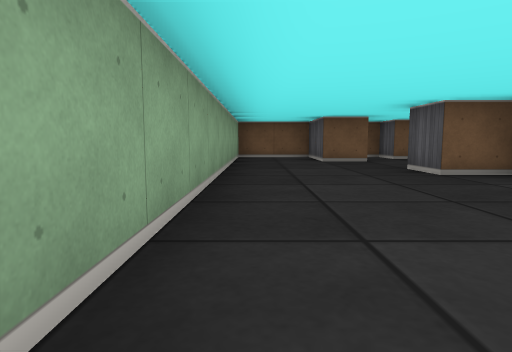
View 1 (above)

15 first-person views from a walk through a cub3D level. The camera is about half as high as the walls, tilts 6° down and sees 75° across. The floor is counted in squares. Each view is taken from the middle of a square. On the plan, view 1 faces up. The plan holds only what a view shows up to about 9 squares ahead; the rest is blank.

View 2
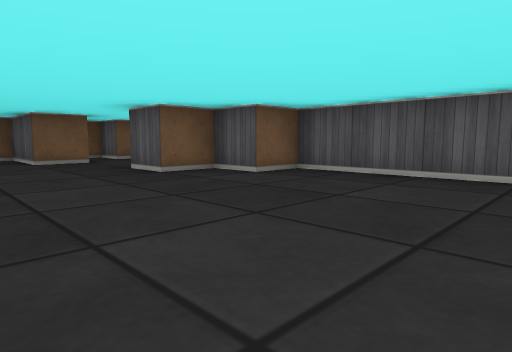

View 3
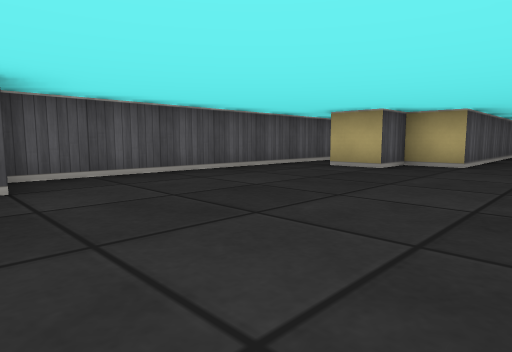

View 4
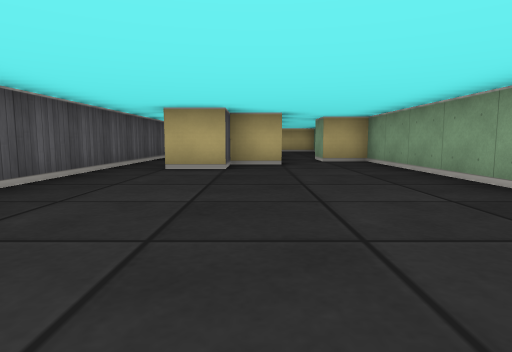

View 5
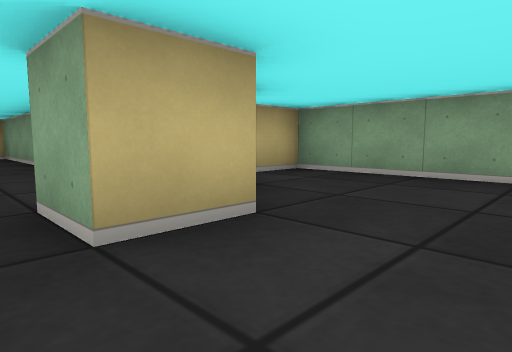

View 6
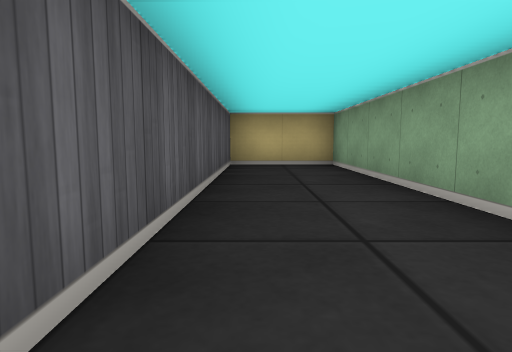

View 7
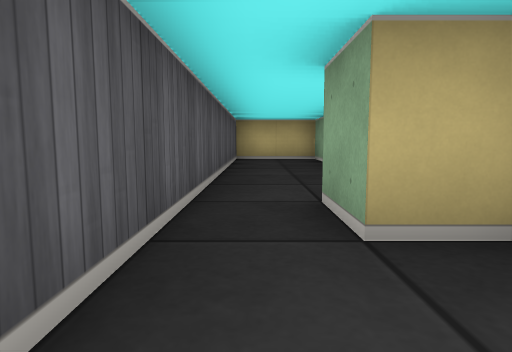

View 8
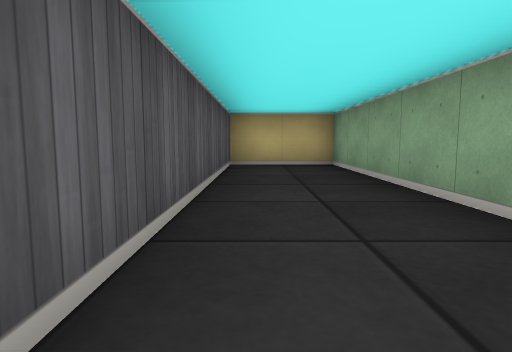

View 9
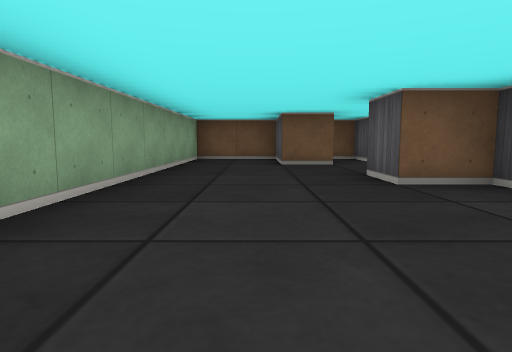

View 10
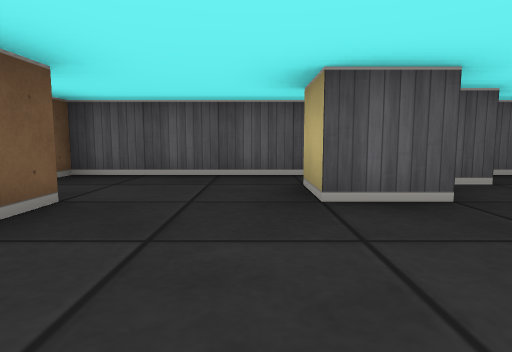

View 11
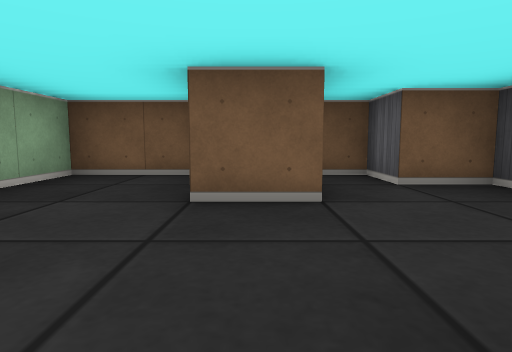

View 12
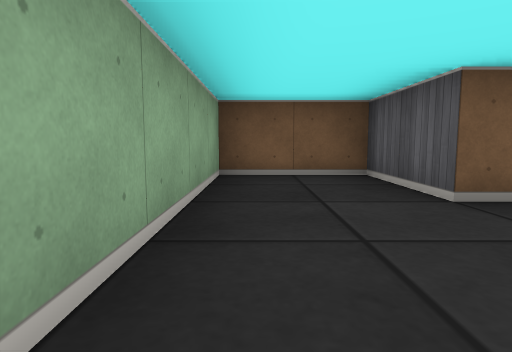

View 13
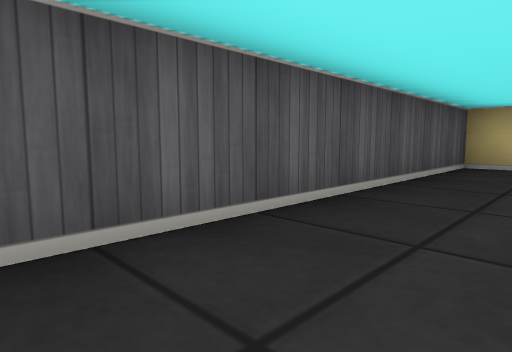

View 14
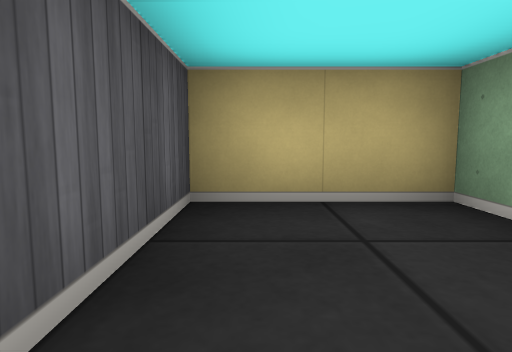

View 15
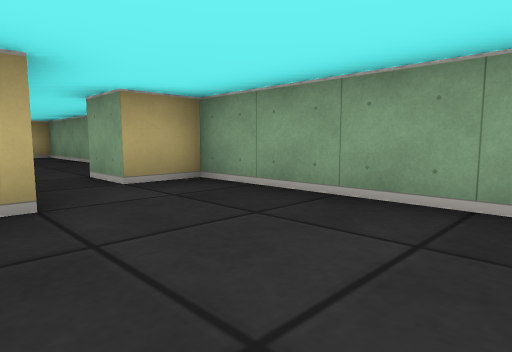

### Floor plan
Ten units are one square. View 1 is at (0, 0); x grows to the right and y downward. Boxes are objects, and circles mark ways between rooms. Rooms are numbered by the first view taken in them; rooms with no view inside come last. Other rooms are left out.
<svg viewBox="-10 -100 60 210">
<path fill="none" stroke="#000" d="M45 -52 45 -85 35 -85 35 -95 29 -95M26 -75 15 -75 15 -95 -5 -95 -5 35 5 35M45 15 45 -35 35 -35 35 -45 25 -45 25 -55 35 -55M15 35 15 25 25 25 25 15 35 15M25 59 25 105 45 105 45 15M35 15 35 25M-5 59 -5 105 15 105 15 35M5 35 5 45"/>
<circle cx="40" cy="10" r="3" fill="#2a7"/>
<circle cx="10" cy="40" r="3" fill="#2a7"/>
<text x="20" y="-30">1</text>
<text x="40" y="60">2</text>
<text x="10" y="70">3</text>
</svg>
Room 1 opens to room 2. Room 1 opens to room 3.

Where each view was taken, in squares from view 1:
view 1: 0 up, 0 right, facing up
view 2: 0 up, 0 right, facing up-right
view 3: 4 up, 0 right, facing down-right
view 4: 4 up, 2 right, facing down
view 5: 0 up, 4 right, facing down-left
view 6: 4 down, 4 right, facing down
view 7: 2 down, 1 right, facing down
view 8: 4 down, 1 right, facing down
view 9: 1 up, 1 right, facing up
view 10: 6 up, 0 right, facing right
view 11: 5 up, 2 right, facing up
view 12: 5 up, 0 right, facing up
view 13: 4 down, 3 right, facing down-right
view 14: 8 down, 4 right, facing down
view 15: 0 up, 2 right, facing down-left
